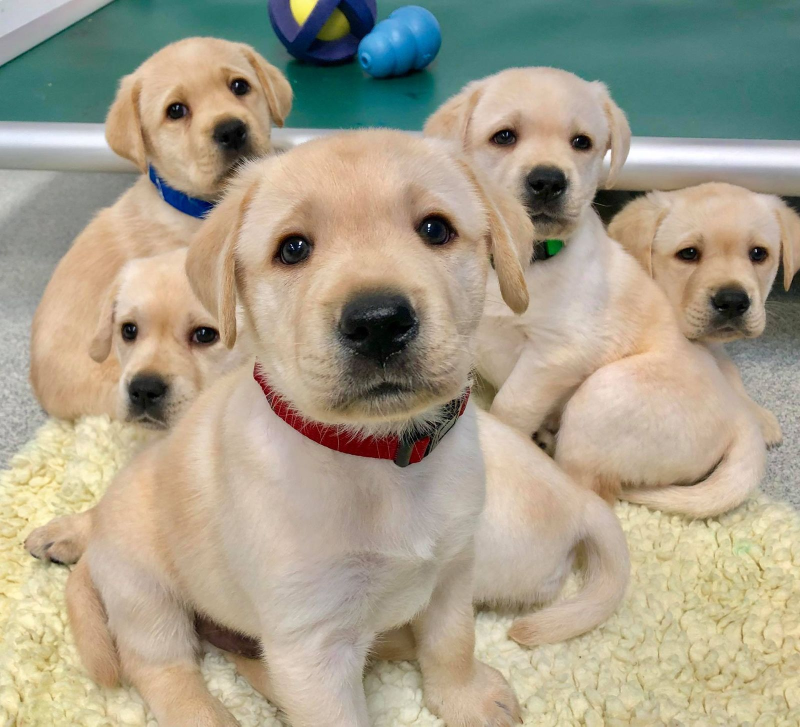
#> input picture data/dogs.jpg, 1600 x 1453 px (shown at 1/2 size)
$ python crop.py
#> lines starting #> are read from the running program, lines starting #| are printed output that depends on the picture
import os
import cv2

img = cv2.imread(os.path.join('.', 'data', 'dogs.jpg'))
#> img is the input picture: shape (1453, 1600, 3); mean B, G, R 139, 159.5, 167.9
print(img.shape)
#| (1453, 1600, 3)
cropped_img = img[220:740, 320:940]
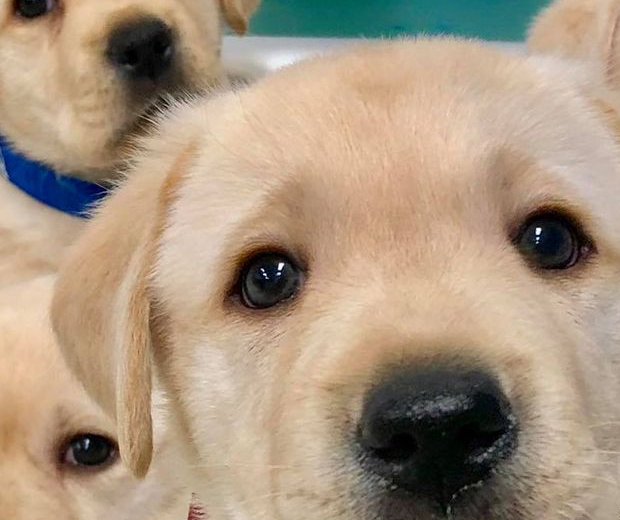
#> cropped_img: shape (520, 620, 3); mean B, G, R 128.1, 149.8, 169.4
cv2.imshow('cropped_img', cropped_img)
cv2.waitKey(0)

$ run again, with data/bird.jpg copied over data/dogs.jpg
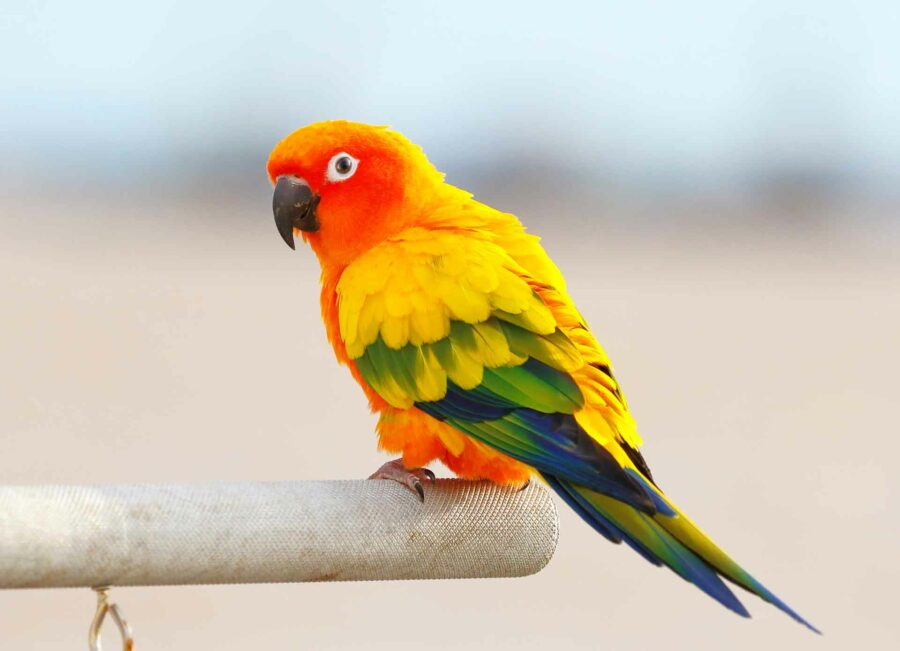
#> input picture data/bird.jpg, 900 x 651 px
#> img is the input picture: shape (651, 900, 3); mean B, G, R 176, 197.7, 207.4
#| (651, 900, 3)
#> `cropped_img = img[220:740, 320:940]`:
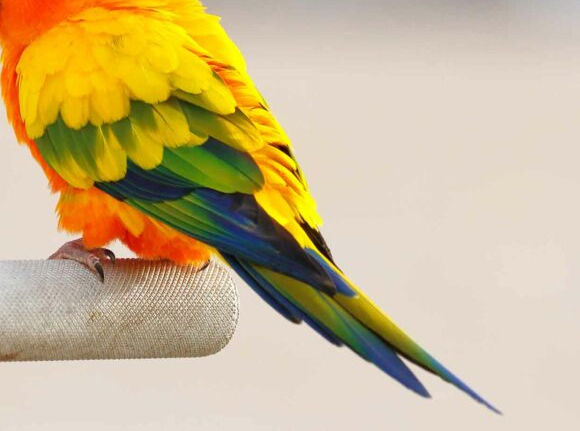
#> cropped_img: shape (431, 580, 3); mean B, G, R 140.3, 182.6, 202.7
